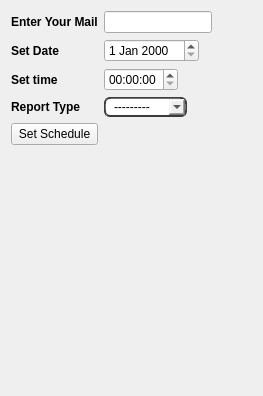
              <widget class="QWidget" name="tab_71">
               <attribute name="title">
                <string>Admin Report</string>
               </attribute>
               <layout class="QGridLayout" name="gridLayout_24">
                <item row="3" column="0">
                 <widget class="QLabel" name="label_74">
                  <property name="font">
                   <font>
                    <family>MS Shell Dlg 2</family>
                    <weight>75</weight>
                    <bold>true</bold>
                   </font>
                  </property>
                  <property name="text">
                   <string>Report Type</string>
                  </property>
                 </widget>
                </item>
                <item row="0" column="2">
                 <spacer name="horizontalSpacer_45">
                  <property name="orientation">
                   <enum>Qt::Horizontal</enum>
                  </property>
                  <property name="sizeHint" stdset="0">
                   <size>
                    <width>40</width>
                    <height>20</height>
                   </size>
                  </property>
                 </spacer>
                </item>
                <item row="2" column="1">
                 <widget class="QTimeEdit" name="timeEdit">
                  <property name="sizePolicy">
                   <sizepolicy hsizetype="Maximum" vsizetype="Fixed">
                    <horstretch>0</horstretch>
                    <verstretch>0</verstretch>
                   </sizepolicy>
                  </property>
                 </widget>
                </item>
                <item row="7" column="0">
                 <spacer name="verticalSpacer_12">
                  <property name="orientation">
                   <enum>Qt::Vertical</enum>
                  </property>
                  <property name="sizeType">
                   <enum>QSizePolicy::Maximum</enum>
                  </property>
                  <property name="sizeHint" stdset="0">
                   <size>
                    <width>20</width>
                    <height>40</height>
                   </size>
                  </property>
                 </spacer>
                </item>
                <item row="1" column="0">
                 <widget class="QLabel" name="label_72">
                  <property name="font">
                   <font>
                    <family>MS Shell Dlg 2</family>
                    <weight>75</weight>
                    <bold>true</bold>
                   </font>
                  </property>
                  <property name="text">
                   <string>Set Date</string>
                  </property>
                 </widget>
                </item>
                <item row="8" column="0">
                 <spacer name="verticalSpacer_11">
                  <property name="orientation">
                   <enum>Qt::Vertical</enum>
                  </property>
                  <property name="sizeType">
                   <enum>QSizePolicy::Maximum</enum>
                  </property>
                  <property name="sizeHint" stdset="0">
                   <size>
                    <width>20</width>
                    <height>40</height>
                   </size>
                  </property>
                 </spacer>
                </item>
                <item row="0" column="0">
                 <widget class="QLabel" name="label_71">
                  <property name="sizePolicy">
                   <sizepolicy hsizetype="Maximum" vsizetype="Preferred">
                    <horstretch>0</horstretch>
                    <verstretch>0</verstretch>
                   </sizepolicy>
                  </property>
                  <property name="font">
                   <font>
                    <family>MS Shell Dlg 2</family>
                    <weight>75</weight>
                    <bold>true</bold>
                   </font>
                  </property>
                  <property name="text">
                   <string>Enter Your Mail</string>
                  </property>
                 </widget>
                </item>
                <item row="6" column="0">
                 <spacer name="verticalSpacer_13">
                  <property name="orientation">
                   <enum>Qt::Vertical</enum>
                  </property>
                  <property name="sizeType">
                   <enum>QSizePolicy::Maximum</enum>
                  </property>
                  <property name="sizeHint" stdset="0">
                   <size>
                    <width>20</width>
                    <height>40</height>
                   </size>
                  </property>
                 </spacer>
                </item>
                <item row="0" column="1">
                 <widget class="QLineEdit" name="lineEdit_35"/>
                </item>
                <item row="9" column="0">
                 <spacer name="verticalSpacer_10">
                  <property name="orientation">
                   <enum>Qt::Vertical</enum>
                  </property>
                  <property name="sizeType">
                   <enum>QSizePolicy::Maximum</enum>
                  </property>
                  <property name="sizeHint" stdset="0">
                   <size>
                    <width>20</width>
                    <height>40</height>
                   </size>
                  </property>
                 </spacer>
                </item>
                <item row="5" column="0">
                 <spacer name="verticalSpacer_14">
                  <property name="orientation">
                   <enum>Qt::Vertical</enum>
                  </property>
                  <property name="sizeType">
                   <enum>QSizePolicy::Maximum</enum>
                  </property>
                  <property name="sizeHint" stdset="0">
                   <size>
                    <width>20</width>
                    <height>40</height>
                   </size>
                  </property>
                 </spacer>
                </item>
                <item row="3" column="1">
                 <widget class="QComboBox" name="comboBox_36">
                  <property name="sizePolicy">
                   <sizepolicy hsizetype="Maximum" vsizetype="Fixed">
                    <horstretch>0</horstretch>
                    <verstretch>0</verstretch>
                   </sizepolicy>
                  </property>
                  <property name="styleSheet">
                   <string notr="true">border-style: outset;
	border-width: 2px;
	border-top-color: qlineargradient(spread:pad, x1:0.5, y1:0.6, x2:0.5, y2:0.4, stop:0 rgba(115, 115, 115, 255), stop:1 rgba(62, 62, 62, 255));
	border-right-color: qlineargradient(spread:pad, x1:0.4, y1:0.5, x2:0.6, y2:0.5, stop:0 rgba(115, 115, 115, 255), stop:1 rgba(62, 62, 62, 255));
	border-left-color: qlineargradient(spread:pad, x1:0.6, y1:0.5, x2:0.4, y2:0.5, stop:0 rgba(115, 115, 115, 255), stop:1 rgba(62, 62, 62, 255));
	border-bottom-color: rgb(58, 58, 58);
	border-bottom-width: 1px;
	border-style: solid;
	border-width: 2px; border-radius: 6px;
	
padding: 0 8px;
</string>
                  </property>
                  <item>
                   <property name="text">
                    <string>---------</string>
                   </property>
                  </item>
                  <item>
                   <property name="text">
                    <string>Daily</string>
                   </property>
                  </item>
                  <item>
                   <property name="text">
                    <string>Monthly</string>
                   </property>
                  </item>
                  <item>
                   <property name="text">
                    <string>Annualy</string>
                   </property>
                  </item>
                 </widget>
                </item>
                <item row="2" column="0">
                 <widget class="QLabel" name="label_73">
                  <property name="font">
                   <font>
                    <family>MS Shell Dlg 2</family>
                    <weight>75</weight>
                    <bold>true</bold>
                   </font>
                  </property>
                  <property name="text">
                   <string>Set time</string>
                  </property>
                 </widget>
                </item>
                <item row="4" column="0">
                 <widget class="QPushButton" name="pushButton_34">
                  <property name="font">
                   <font>
                    <family>MS Shell Dlg 2</family>
                    <weight>50</weight>
                    <bold>false</bold>
                   </font>
                  </property>
                  <property name="text">
                   <string>Set Schedule</string>
                  </property>
                 </widget>
                </item>
                <item row="10" column="0">
                 <spacer name="verticalSpacer_9">
                  <property name="orientation">
                   <enum>Qt::Vertical</enum>
                  </property>
                  <property name="sizeType">
                   <enum>QSizePolicy::Maximum</enum>
                  </property>
                  <property name="sizeHint" stdset="0">
                   <size>
                    <width>20</width>
                    <height>40</height>
                   </size>
                  </property>
                 </spacer>
                </item>
                <item row="1" column="1">
                 <widget class="QDateEdit" name="dateEdit_17">
                  <property name="sizePolicy">
                   <sizepolicy hsizetype="Maximum" vsizetype="Fixed">
                    <horstretch>0</horstretch>
                    <verstretch>0</verstretch>
                   </sizepolicy>
                  </property>
                 </widget>
                </item>
               </layout>
              </widget>
